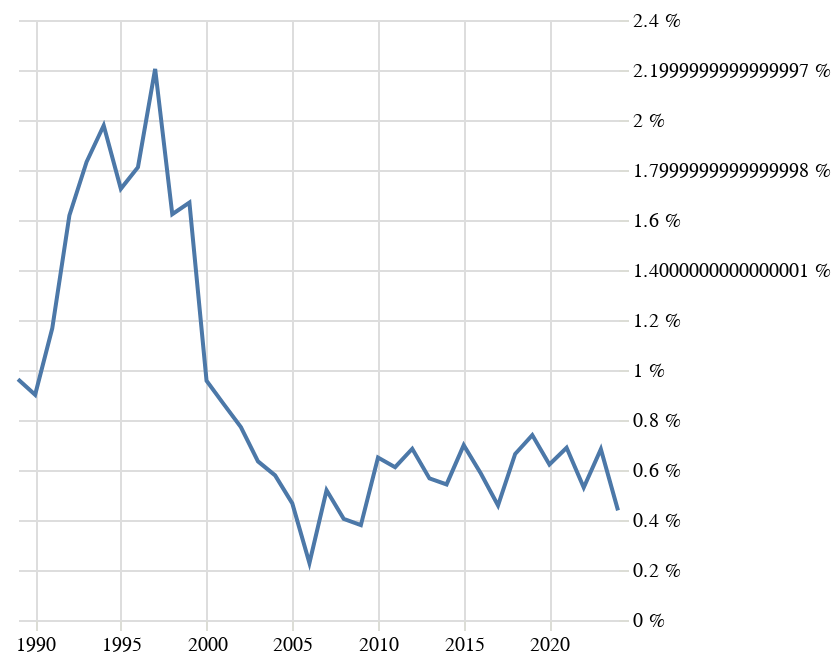

Notebook code for this chart:
### Code cell
grafik("učebnice základních škol")

### Figure 1 — Vega-Lite specification as saved in the notebook (floating-point values rounded to 4 significant figures)
{"config": {"title": {"font": "Noticia Text", "fontSize": 14, "anchor": "start", "lineHeight": 21, "fontWeight": "bolder", "subtitleFont": "Noticia Text", "subtitleFontSize": 12, "subtitlePadding": 12, "dy": -12}, "axis": {"labelFont": "Asap", "titleFont": "Asap", "fontWeight": "lighter", "titleFontWeight": "lighter", "labelFontSize": 10, "titleFontSize": 10, "labelPadding": 2, "titlePadding": 10, "domainOpacity": 0, "tickColor": "#DCDDD6"}, "legend": {"labelFont": "Asap", "labelFontWeight": "normal", "titleFont": "Asap", "titleFontWeight": "normal", "labelFontSize": 10, "titleFontSize": 10}, "view": {"stroke": "transparent"}}, "data": {"name": "data-8e443cc519decbf313d0163421592430"}, "mark": {"type": "line"}, "encoding": {"x": {"axis": {"title": null}, "field": "rok", "type": "temporal"}, "y": {"axis": {"domainOpacity": 0, "labelExpr": "datum.label * 100 + ' %'", "orient": "right", "tickColor": "#DCDDD6", "title": null}, "field": "podil", "type": "quantitative"}}, "$schema": "https://vega.github.io/schema/vega-lite/v5.8.0.json", "datasets": {"data-8e443cc519decbf313d0163421592430": [{"pocet": 30, "rok": "1989-01-01T00:00:00", "len_right": 3114, "podil": 0.009634, "zanr": "učebnice základních škol"}, {"pocet": 29, "rok": "1990-01-01T00:00:00", "len_right": 3219, "podil": 0.009009, "zanr": "učebnice základních škol"}, {"pocet": 42, "rok": "1991-01-01T00:00:00", "len_right": 3599, "podil": 0.01167, "zanr": "učebnice základních škol"}, {"pocet": 72, "rok": "1992-01-01T00:00:00", "len_right": 4450, "podil": 0.01618, "zanr": "učebnice základních škol"}, {"pocet": 109, "rok": "1993-01-01T00:00:00", "len_right": 5949, "podil": 0.01832, "zanr": "učebnice základních škol"}, {"pocet": 120, "rok": "1994-01-01T00:00:00", "len_right": 6066, "podil": 0.01978, "zanr": "učebnice základních škol"}, {"pocet": 117, "rok": "1995-01-01T00:00:00", "len_right": 6783, "podil": 0.01725, "zanr": "učebnice základních škol"}, {"pocet": 127, "rok": "1996-01-01T00:00:00", "len_right": 7011, "podil": 0.01811, "zanr": "učebnice základních škol"}, {"pocet": 163, "rok": "1997-01-01T00:00:00", "len_right": 7394, "podil": 0.02204, "zanr": "učebnice základních škol"}, {"pocet": 117, "rok": "1998-01-01T00:00:00", "len_right": 7207, "podil": 0.01623, "zanr": "učebnice základních škol"}, {"pocet": 124, "rok": "1999-01-01T00:00:00", "len_right": 7427, "podil": 0.0167, "zanr": "učebnice základních škol"}, {"pocet": 73, "rok": "2000-01-01T00:00:00", "len_right": 7627, "podil": 0.009571, "zanr": "učebnice základních škol"}, {"pocet": 67, "rok": "2001-01-01T00:00:00", "len_right": 7757, "podil": 0.008637, "zanr": "učebnice základních škol"}, {"pocet": 60, "rok": "2002-01-01T00:00:00", "len_right": 7774, "podil": 0.007718, "zanr": "učebnice základních škol"}, {"pocet": 51, "rok": "2003-01-01T00:00:00", "len_right": 8037, "podil": 0.006346, "zanr": "učebnice základních škol"}, {"pocet": 49, "rok": "2004-01-01T00:00:00", "len_right": 8475, "podil": 0.005782, "zanr": "učebnice základních škol"}, {"pocet": 41, "rok": "2005-01-01T00:00:00", "len_right": 8788, "podil": 0.004665, "zanr": "učebnice základních škol"}, {"pocet": 21, "rok": "2006-01-01T00:00:00", "len_right": 9214, "podil": 0.002279, "zanr": "učebnice základních škol"}, {"pocet": 49, "rok": "2007-01-01T00:00:00", "len_right": 9444, "podil": 0.005188, "zanr": "učebnice základních škol"}, {"pocet": 39, "rok": "2008-01-01T00:00:00", "len_right": 9641, "podil": 0.004045, "zanr": "učebnice základních škol"}, {"pocet": 35, "rok": "2009-01-01T00:00:00", "len_right": 9229, "podil": 0.003792, "zanr": "učebnice základních škol"}, {"pocet": 62, "rok": "2010-01-01T00:00:00", "len_right": 9537, "podil": 0.006501, "zanr": "učebnice základních škol"}, {"pocet": 59, "rok": "2011-01-01T00:00:00", "len_right": 9651, "podil": 0.006113, "zanr": "učebnice základních škol"}, {"pocet": 64, "rok": "2012-01-01T00:00:00", "len_right": 9342, "podil": 0.006851, "zanr": "učebnice základních škol"}, {"pocet": 54, "rok": "2013-01-01T00:00:00", "len_right": 9539, "podil": 0.005661, "zanr": "učebnice základních škol"}, {"pocet": 52, "rok": "2014-01-01T00:00:00", "len_right": 9588, "podil": 0.005423, "zanr": "učebnice základních škol"}, {"pocet": 69, "rok": "2015-01-01T00:00:00", "len_right": 9866, "podil": 0.006994, "zanr": "učebnice základních škol"}, {"pocet": 55, "rok": "2016-01-01T00:00:00", "len_right": 9384, "podil": 0.005861, "zanr": "učebnice základních škol"}, {"pocet": 43, "rok": "2017-01-01T00:00:00", "len_right": 9388, "podil": 0.00458, "zanr": "učebnice základních škol"}, {"pocet": 64, "rok": "2018-01-01T00:00:00", "len_right": 9636, "podil": 0.006642, "zanr": "učebnice základních škol"}, {"pocet": 69, "rok": "2019-01-01T00:00:00", "len_right": 9326, "podil": 0.007399, "zanr": "učebnice základních škol"}, {"pocet": 55, "rok": "2020-01-01T00:00:00", "len_right": 8842, "podil": 0.00622, "zanr": "učebnice základních škol"}, {"pocet": 61, "rok": "2021-01-01T00:00:00", "len_right": 8852, "podil": 0.006891, "zanr": "učebnice základních škol"}, {"pocet": 46, "rok": "2022-01-01T00:00:00", "len_right": 8680, "podil": 0.0053, "zanr": "učebnice základních škol"}, {"pocet": 55, "rok": "2023-01-01T00:00:00", "len_right": 8048, "podil": 0.006834, "zanr": "učebnice základních škol"}, {"pocet": 31, "rok": "2024-01-01T00:00:00", "len_right": 7068, "podil": 0.004386, "zanr": "učebnice základních škol"}]}}
